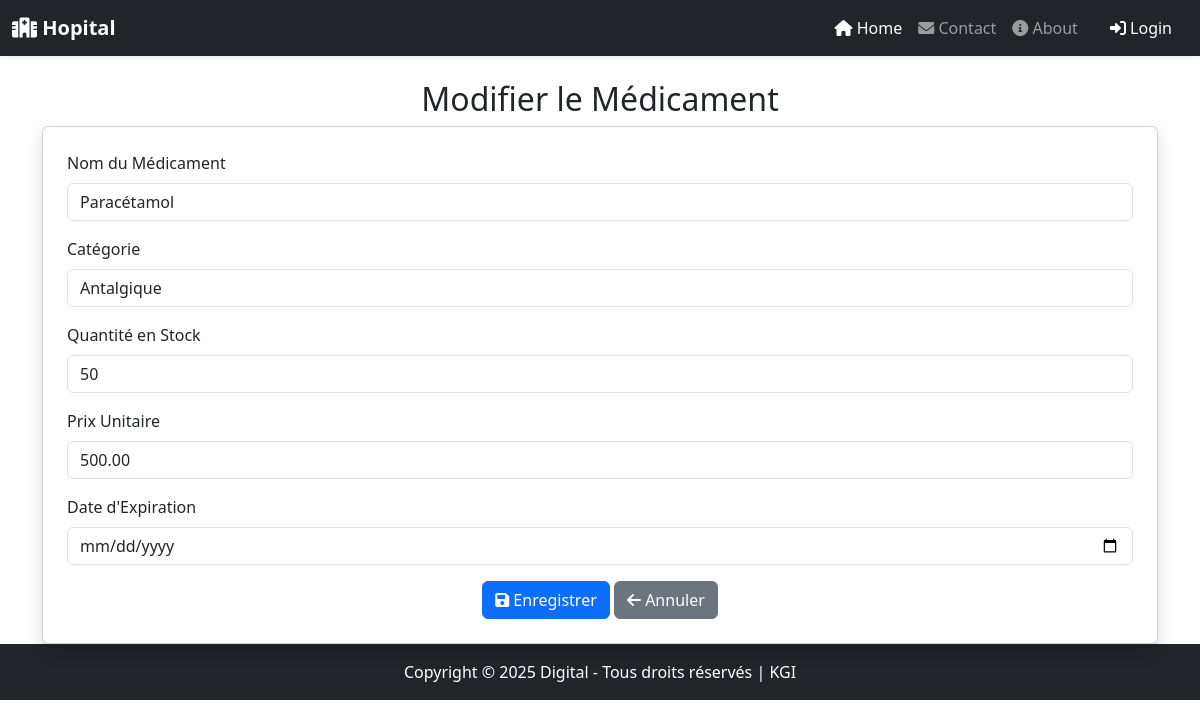
/update_medicament/1/, run on the app's committed database.
### hopital/models.py (models this page shows, shortened)
class Medicament(models.Model):
    nom = models.CharField(max_length=100)
    description = models.TextField(null=True, blank=True)
    categorie = models.CharField(max_length=100, choices=[
        ('antibiotique', 'Antibiotique'),
        ('antalgique', 'Antalgique'),
        ('anti-inflammatoire', 'Anti-inflammatoire'),
        ('vitamines', 'Vitamines'),
        ('autres', 'Autres')
    ])
    quantite_stock = models.PositiveIntegerField()
    prix = models.DecimalField(max_digits=10, decimal_places=2)
    date_expiration = models.DateField()

### hopital/views.py (the view, shortened to what this page needs)
# urls.py: path('update_medicament/<int:pid>/', Update_medicament, name='update_medicament'),
def Update_medicament(request, pid):
    medicament = get_object_or_404(Medicament, id=pid)
    return render(request, 'update_medicament.html', {'medicament': medicament})

### hopital/templates/update_medicament.html (shortened to what this page needs)
{% include "base.html" %}
{% include "navigation.html" %}
{% block content %}
<div class="container mt-4">
    <h2 class="text-center">Modifier le Médicament</h2>
    <div class="card p-4 shadow">
        <form method="POST">
            <div class="mb-3">
                <label class="form-label">Nom du Médicament</label>
                <input type="text" class="form-control" name="nom" value="{{ medicament.nom }}">
            </div>
            <div class="mb-3">
                <label class="form-label">Catégorie</label>
                <select class="form-control" name="categorie">
                    <option value="antalgique" {% if medicament.categorie == "antalgique" %}selected{% endif %}>Antalgique</option>
                </select>
            </div>
            <div class="mb-3">
                <label class="form-label">Quantité en Stock</label>
                <input type="number" class="form-control" name="quantite_stock" value="{{ medicament.quantite_stock }}">
            </div>
            <div class="mb-3">
                <label class="form-label">Prix Unitaire</label>
                <input type="number" class="form-control" name="prix" value="{{ medicament.prix }}">
            </div>
            <div class="mb-3">
                <label class="form-label">Date d'Expiration</label>
                <input type="date" class="form-control" name="date_expiration" value="{{ medicament.date_expiration }}">
            </div>
            <div class="text-center">
                <button type="submit" class="btn btn-primary">
                    <i class="fas fa-save"></i> Enregistrer
                </button>
                <a href="{% url 'view_medicament' %}" class="btn btn-secondary">
                    <i class="fas fa-arrow-left"></i> Annuler
                </a>
            </div>
        </form>
    </div>
</div>
{% endblock content %}
{% include "footer.html" %}

### data on the page
Medicament: nom "Paracétamol", categorie "Antalgique", quantite_stock "50", prix "500.00"
